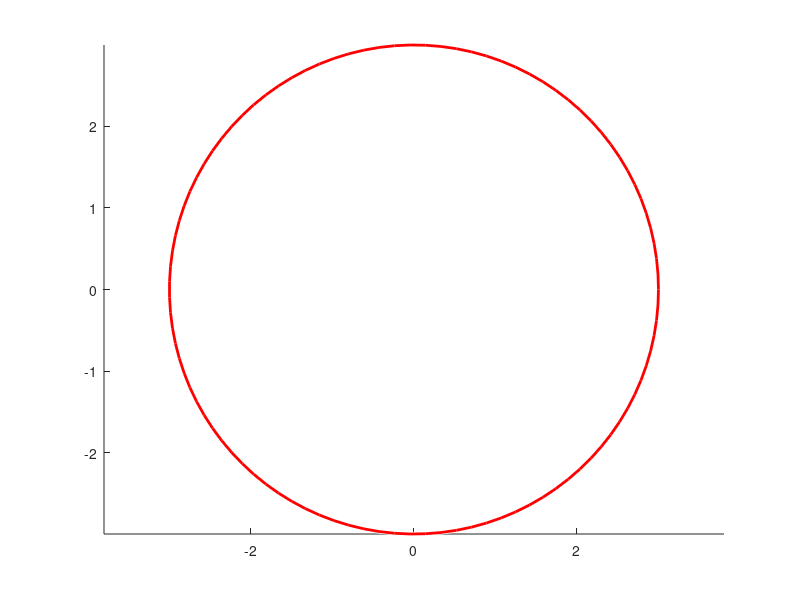

MATLAB code for this plot:
function [chu_vi, dien_tich] = circle_prog()
    % Bán kính của đường tròn
    r = 3;
    
    % Vẽ hình tròn
    center = [0, 0]; % Tọa độ tâm
    viscircles(center, r);
    axis equal; % Đảm bảo tỷ lệ trục x và y là bằng nhau
    
    % Tính chu vi và diện tích
    chu_vi = 2 * pi * r;
    dien_tich = pi * r^2;
    
    % Hiển thị chu vi và diện tích
    fprintf('Chu vi của đường tròn là: %.2f\n', chu_vi);
    fprintf('Diện tích của đường tròn là: %.2f\n', dien_tich);
end
